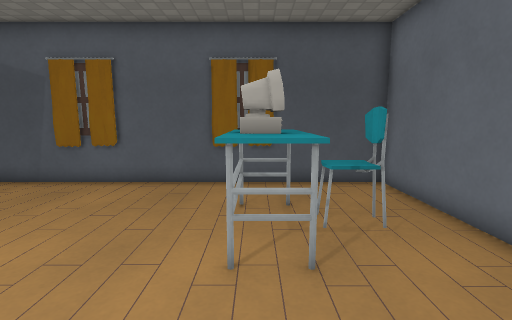
view 1 (above)

16 first-person views from a walk through a level from a Godot 3-D game. The camera is 1.2 m above the floor, tilts 8° down and sees 85° across. The floor is counted in squares, 0.5 m on a side. Each view is taken from the middle of a square. On the plan, view 1 faces up. The plan holds only what a view shows up to about 18 squares ahead; the rest is blank. Some surface patterns are stand-ins.

view 2
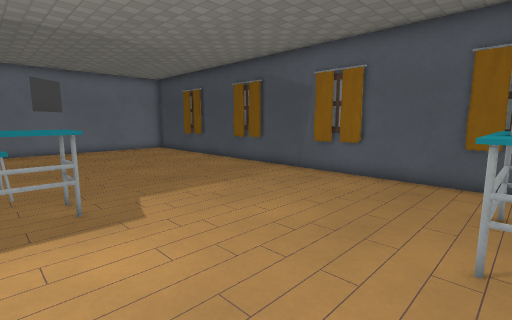

view 3
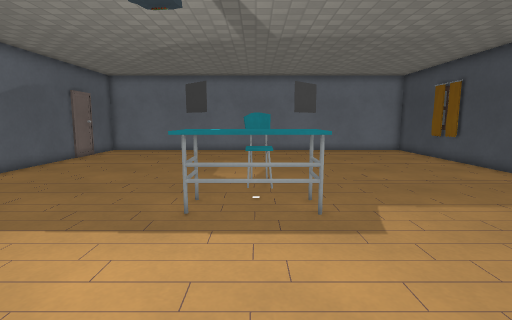

view 4
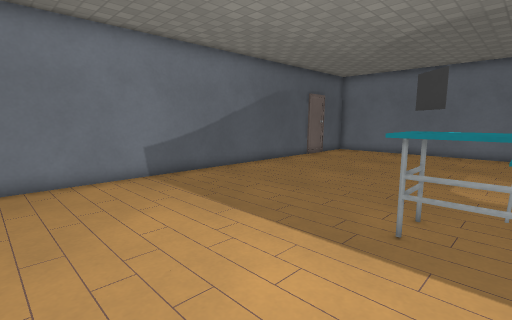

view 5
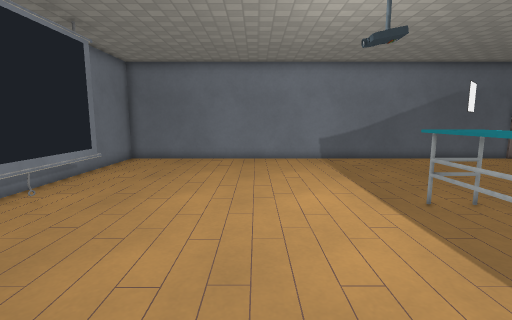

view 6
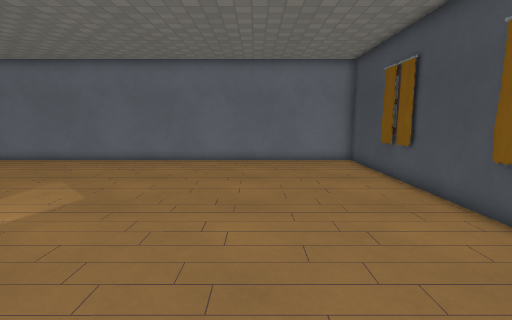

view 7
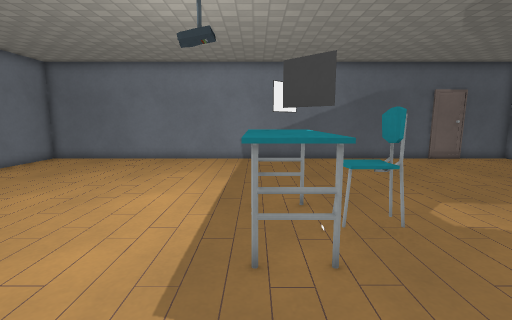

view 8
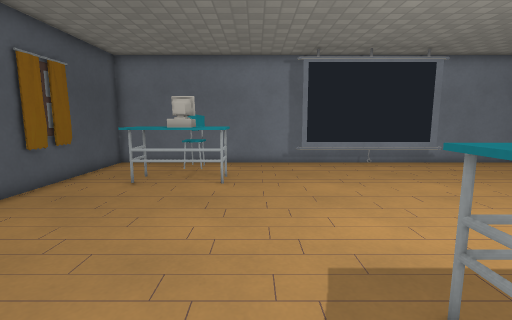

view 9
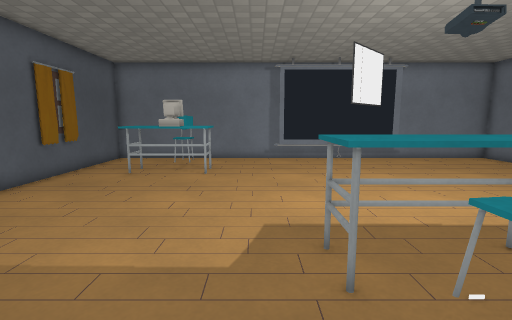

view 10
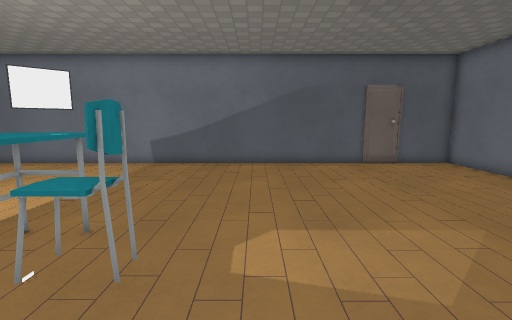

view 11
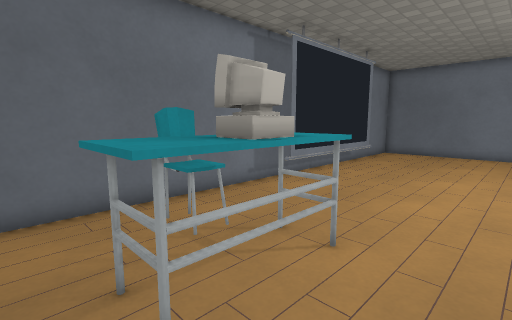

view 12
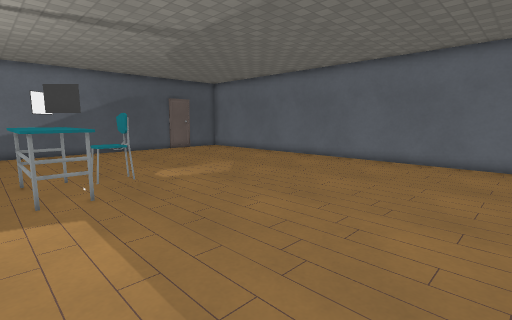

view 13
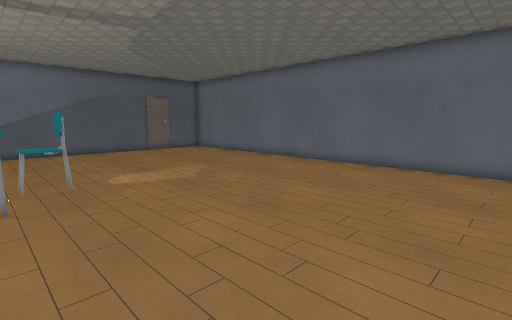

view 14
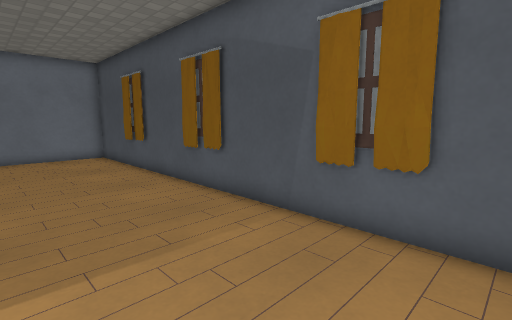

view 15
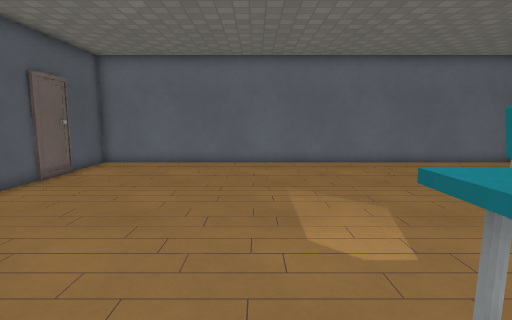

view 16
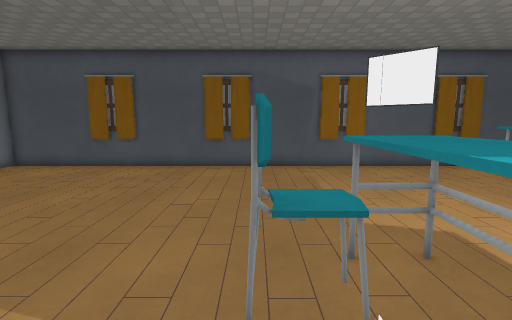

### Floor plan
Points are (right, up) in squares from view 1. A wall is a line through its corners. A room is listed if a view was taken in it or the views show most of it. See-through windows are left out.
Room 1 (views 1, 2, 3, 4, 5, 6, 7, 8, 9, 10, 11, 12, 13, 14, 15, 16)
walls: (-11.3, 10.5) (-12.3, 10.6); (-5.2, 10.5) (-6.3, 10.6); (-5.5, 10.8) (-7.5, 10.6); (-5.3, 10.8) (-5.9, 10.7); (-17.2, 10.6) (-18.4, 10.7); (-17.3, 10.7) (-17.8, 10.7); (-18.7, 10.6) (-19.1, 10.5); (-1.3, 10.6) (-1.8, 10.7); (3.5, -6.5) (3.5, 0.6); (5, -1) (5, 10.8) (-24, 10.8) (-24, -12.8) (-21, -12.8); (0.2, 10.5) (-0.4, 10.5); (0.7, 10.6) (0, 10.7); (0.5, 10.8) (-0.1, 10.8); (-21.1, -12.6) (-20.8, -12.6) (-20.5, -12.6); (-20.9, -12.8) (5, -12.8) (5, -5.5)
objects: desk (-11, -3) to (-8, 1); desk (-1, 4) to (3, 8); computer (0, 5) to (1, 6)

Where each view was taken, in squares from view 1:
view 1: 0 up, 0 right, facing up
view 2: 1 down, 0 right, facing up-left
view 3: 1 down, 1 left, facing left
view 4: 1 down, 2 left, facing down-left
view 5: 5 up, 3 left, facing down
view 6: 5 up, 7 left, facing left
view 7: 5 up, 8 left, facing down
view 8: 3 up, 11 left, facing right
view 9: 2 up, 13 left, facing right
view 10: 3 up, 13 left, facing down
view 11: 9 up, 3 left, facing down-right
view 12: 10 up, 7 left, facing down-left
view 13: 10 up, 9 left, facing down-left
view 14: 5 up, 4 left, facing up-left
view 15: 4 down, 8 left, facing left
view 16: 4 down, 11 left, facing up
